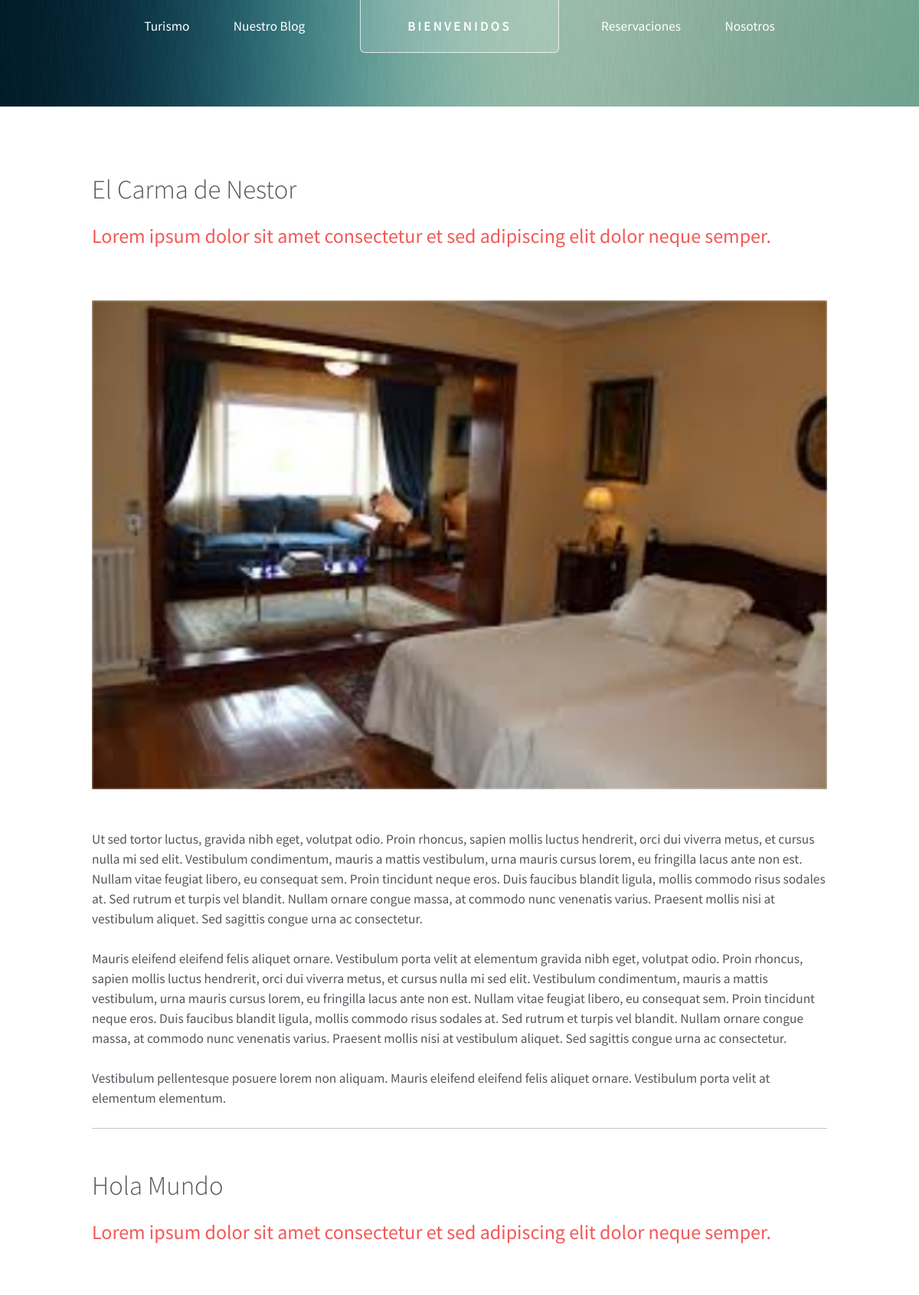
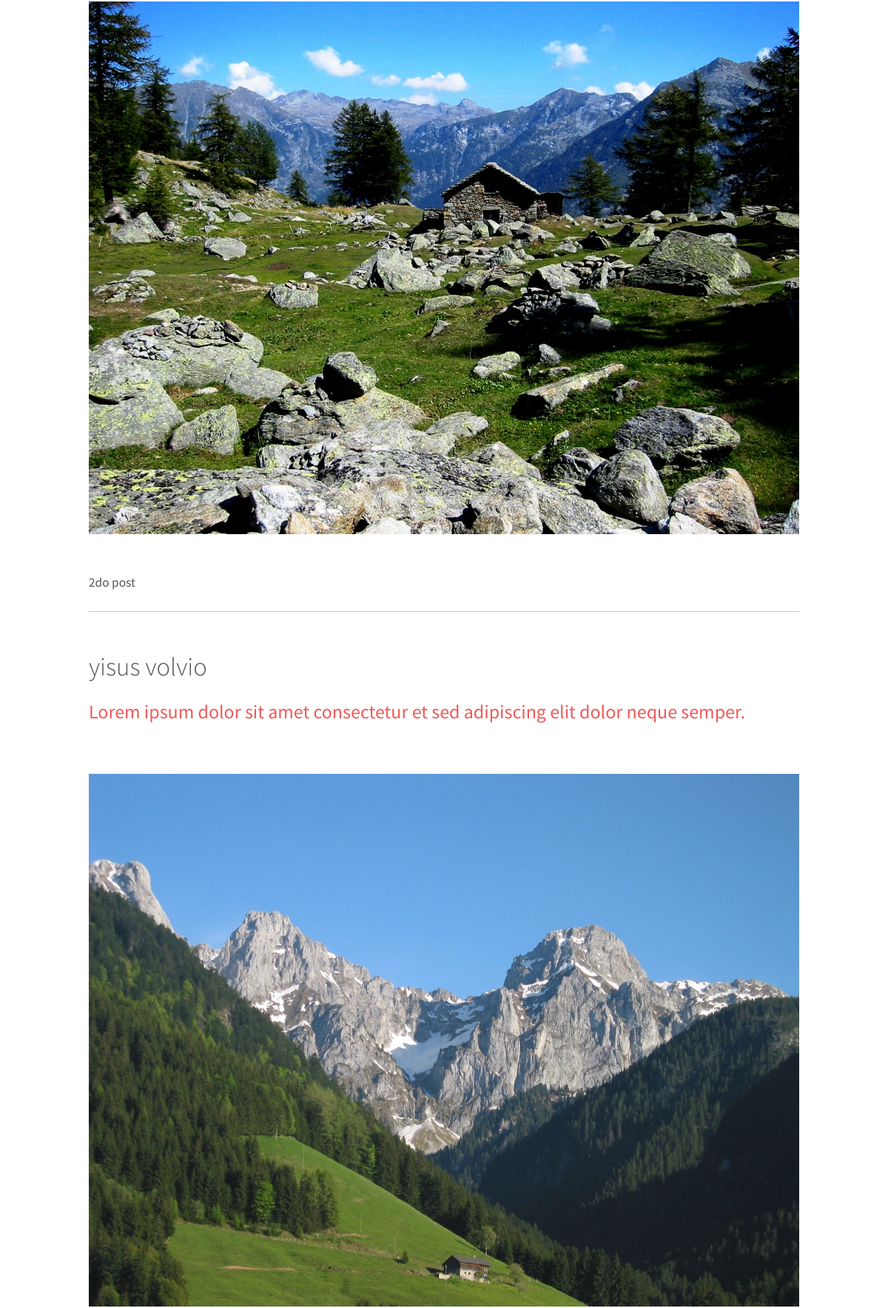
The page /index.php/home/blog (upper part) on the database its author committed (2 pictures, top to bottom).
### tables this page shows
CREATE TABLE IF NOT EXISTS `blog` (
  `id` int(11) NOT NULL AUTO_INCREMENT,
  `codigo` varchar(15) NOT NULL,
  `titulo` varchar(100) NOT NULL,
  `descripcion` varchar(2000) NOT NULL,
  `image` varchar(10) NOT NULL,
  `autor` varchar(30) NOT NULL,
  PRIMARY KEY (`id`)
);

### application/controllers/Home.php (called while the page is built, shortened)
<?php
class Home extends CI_Controller {
	public function __construct()
	{
		$this->load->model('Blog_model');
	}
		public function blog()
	{
		$rows          = $this->Blog_model->get_all();
		$this->load->view('frontend/base/head');
		$this->load->view('frontend/blog', compact('controller','rows'));
		$this->load->view('frontend/base/footer');
	}
}

### index.php (called while the page is built, shortened)
<?php
require_once BASEPATH.'core/CodeIgniter.php';

### application/models/Blog_model.php (called while the page is built, shortened)
<?php if (!defined('BASEPATH')) exit('No direct script access alloweb');
	class Blog_model extends CI_Model
	{
		public function get_all()
		{
			$query = $this->db->get('blog');
			if ($query->num_rows() > 0) {
				foreach ($query->result() as $row)
				{
					$data[] = $row;
				}
				return $data;
			}
			else
			{
				return 0;
			}
		}
	}
 ?>

### application/views/frontend/blog.php (the view, shortened to what this page needs)
<div class="wrapper">
	<div class="container" id="main">
			<?php
			if ($rows!=0) {
			foreach ($rows as $key) {
			?>
			<article id="content">
				<header>
					<h2> <?= $key->titulo?> </h2>
					<p>Lorem ipsum dolor sit amet consectetur et sed adipiscing elit
					dolor neque semper.</p>
				</header>
				<a href="#" class="image featured"><img src="<?=base_url('uploads/blog/'.$key->codigo.'/'.$key->image)?>" alt="" /></a>
				<p><?= $key->descripcion ?></p>
				<hr>
			</article>
				<?php }
			} ?>
	</div>
</div>

### application/views/frontend/base/head.php (shortened to what this page needs)
<!DOCTYPE HTML>
<html>
	<head>
		<link rel="stylesheet" href="<?=base_url('assets/css/main.css')?>" />
		<?php require_once('application/views/frontend/base/complementosCalendario.php'); ?>
	</head>
	<body class="homepage">
		<div id="page-wrapper">
				<div id="header-wrapper">
					<div id="header" class="container">
							<h1 id="logo"><a href="<?=site_url('Home/index')?>">Bienvenidos</a></h1>
							<nav id="nav">
								<ul>
									<li>
										<a href="#">Turismo</a>
									</li>
									<li><a href="<?=site_url('Home/blog')?>">Nuestro Blog</a></li>
									<li class="break"><a href="<?=site_url('Reservaciones/inicio')?>">Reservaciones</a></li>
									<li><a href="<?=site_url('Home/nosotros')?>">Nosotros</a></li>
								</ul>
							</nav>
					</div>

### application/views/frontend/base/complementosCalendario.php (shortened to what this page needs)
<link rel="stylesheet" href="https://maxcdn.bootstrapcdn.com/font-awesome/4.4.0/css/font-awesome.min.css">
<link rel="stylesheet" href="https://code.ionicframework.com/ionicons/2.0.1/css/ionicons.min.css">
<link rel="stylesheet" href="<?=base_url('assets/backend/plugins/fullcalendar/fullcalendar.min.css')?>">
<link rel="stylesheet" href="<?=base_url('assets/backend/plugins/fullcalendar/fullcalendar.print.css')?>" media="print">
<link rel="stylesheet" href="<?=base_url('assets/backend/css/AdminLTE.min.css')?>">
<link rel="stylesheet" href="<?=base_url('assets/backend/css/skins/_all-skins.min.css')?>">

### application/views/frontend/base/footer.php (shortened to what this page needs)
		</div>
	</body>
</html>

### rows shown on the page
blog: titulo "El Carma de Nestor", codigo+image (picture), descripcion "Ut sed tortor luctus, gravida nibh eget, volutpat odio. Proin rhoncus, sapien mollis luctus hendrerit, orci dui viverra metus, et cursus nulla mi sed elit. Vestibulum condimentum, mauris a mattis vestibulum, urna mauris cursus lorem, eu fringilla lacus ante non est. Nullam vitae feugiat libero, eu consequat sem. Proin tincidunt neque eros. Duis faucibus blandit ligula, mollis commodo risus sodales at. Sed rutrum et turpis vel blandit. Nullam ornare congue massa, at commodo nunc venenatis varius. Praesent mollis nisi at vestibulum aliquet. Sed sagittis congue urna ac consectetur. Mauris eleifend eleifend felis aliquet ornare. Vestibulum porta velit at elementum gravida nibh eget, volutpat…"
blog: titulo "Hola Mundo", codigo+image (picture), descripcion "2do post"
blog: titulo "yisus volvio", codigo+image (picture)
